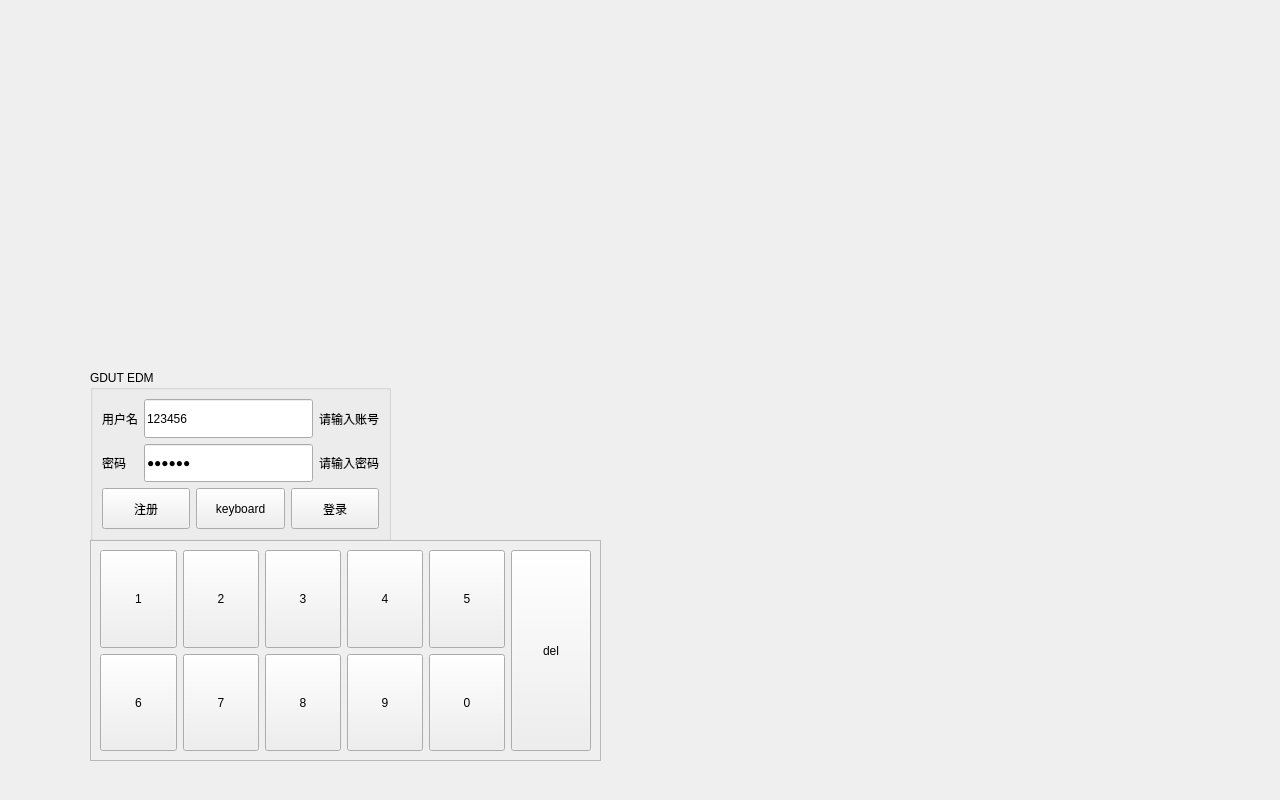
<?xml version="1.0" encoding="UTF-8"?>
<ui version="4.0">
 <class>sign</class>
 <widget class="QWidget" name="sign">
  <property name="geometry">
   <rect>
    <x>0</x>
    <y>0</y>
    <width>1280</width>
    <height>800</height>
   </rect>
  </property>
  <property name="windowTitle">
   <string>Form</string>
  </property>
  <property name="styleSheet">
   <string notr="true">#sign{border-image: url(:/build-AxesCNC-Desktop_Qt_5_13_2_MSVC2017_32bit-Debug/timg.jpeg);}</string>
  </property>
  <widget class="QGroupBox" name="groupBox">
   <property name="geometry">
    <rect>
     <x>90</x>
     <y>370</y>
     <width>301</width>
     <height>171</height>
    </rect>
   </property>
   <property name="styleSheet">
    <string notr="true"/>
   </property>
   <property name="title">
    <string>GDUT EDM</string>
   </property>
   <layout class="QVBoxLayout" name="verticalLayout" stretch="2,1">
    <item>
     <layout class="QGridLayout" name="gridLayout">
      <item row="1" column="0" colspan="2">
       <widget class="QLabel" name="passwdlabel">
        <property name="text">
         <string>密码</string>
        </property>
       </widget>
      </item>
      <item row="0" column="0" colspan="2">
       <widget class="QLabel" name="usernamelabel">
        <property name="text">
         <string>用户名</string>
        </property>
       </widget>
      </item>
      <item row="1" column="2">
       <widget class="QLineEdit" name="passwdlineEdit">
        <property name="sizePolicy">
         <sizepolicy hsizetype="Expanding" vsizetype="MinimumExpanding">
          <horstretch>0</horstretch>
          <verstretch>0</verstretch>
         </sizepolicy>
        </property>
        <property name="text">
         <string>111111</string>
        </property>
        <property name="echoMode">
         <enum>QLineEdit::Password</enum>
        </property>
       </widget>
      </item>
      <item row="0" column="2">
       <widget class="QLineEdit" name="usernamelineEdit">
        <property name="sizePolicy">
         <sizepolicy hsizetype="Expanding" vsizetype="MinimumExpanding">
          <horstretch>0</horstretch>
          <verstretch>0</verstretch>
         </sizepolicy>
        </property>
        <property name="text">
         <string>123456</string>
        </property>
       </widget>
      </item>
      <item row="0" column="3">
       <widget class="QLabel" name="LB_tis1">
        <property name="text">
         <string>请输入账号</string>
        </property>
       </widget>
      </item>
      <item row="1" column="3">
       <widget class="QLabel" name="LB_tis1_2">
        <property name="text">
         <string>请输入密码</string>
        </property>
       </widget>
      </item>
     </layout>
    </item>
    <item>
     <layout class="QHBoxLayout" name="horizontalLayout">
      <item>
       <widget class="QPushButton" name="signpushButton_2">
        <property name="sizePolicy">
         <sizepolicy hsizetype="Minimum" vsizetype="Preferred">
          <horstretch>0</horstretch>
          <verstretch>0</verstretch>
         </sizepolicy>
        </property>
        <property name="focusPolicy">
         <enum>Qt::NoFocus</enum>
        </property>
        <property name="text">
         <string>注册</string>
        </property>
       </widget>
      </item>
      <item>
       <widget class="QPushButton" name="signpushButton_3">
        <property name="sizePolicy">
         <sizepolicy hsizetype="Minimum" vsizetype="Preferred">
          <horstretch>0</horstretch>
          <verstretch>0</verstretch>
         </sizepolicy>
        </property>
        <property name="focusPolicy">
         <enum>Qt::NoFocus</enum>
        </property>
        <property name="text">
         <string>keyboard</string>
        </property>
       </widget>
      </item>
      <item>
       <widget class="QPushButton" name="signpushButton">
        <property name="sizePolicy">
         <sizepolicy hsizetype="Minimum" vsizetype="Preferred">
          <horstretch>0</horstretch>
          <verstretch>0</verstretch>
         </sizepolicy>
        </property>
        <property name="focusPolicy">
         <enum>Qt::NoFocus</enum>
        </property>
        <property name="text">
         <string>登录</string>
        </property>
       </widget>
      </item>
     </layout>
    </item>
   </layout>
  </widget>
  <widget class="QFrame" name="frame_z">
   <property name="geometry">
    <rect>
     <x>90</x>
     <y>540</y>
     <width>511</width>
     <height>221</height>
    </rect>
   </property>
   <property name="frameShape">
    <enum>QFrame::StyledPanel</enum>
   </property>
   <property name="frameShadow">
    <enum>QFrame::Raised</enum>
   </property>
   <layout class="QVBoxLayout" name="verticalLayout_2">
    <item>
     <layout class="QHBoxLayout" name="hl_6" stretch="0,1">
      <item>
       <layout class="QVBoxLayout" name="verticalLayout_3">
        <item>
         <layout class="QHBoxLayout" name="horizontalLayout_7">
          <item>
           <widget class="QPushButton" name="BT_1">
            <property name="sizePolicy">
             <sizepolicy hsizetype="Preferred" vsizetype="Preferred">
              <horstretch>0</horstretch>
              <verstretch>0</verstretch>
             </sizepolicy>
            </property>
            <property name="focusPolicy">
             <enum>Qt::NoFocus</enum>
            </property>
            <property name="text">
             <string>1</string>
            </property>
           </widget>
          </item>
          <item>
           <widget class="QPushButton" name="BT_2">
            <property name="sizePolicy">
             <sizepolicy hsizetype="Preferred" vsizetype="Preferred">
              <horstretch>0</horstretch>
              <verstretch>0</verstretch>
             </sizepolicy>
            </property>
            <property name="focusPolicy">
             <enum>Qt::NoFocus</enum>
            </property>
            <property name="text">
             <string>2</string>
            </property>
           </widget>
          </item>
          <item>
           <widget class="QPushButton" name="BT_3">
            <property name="sizePolicy">
             <sizepolicy hsizetype="Preferred" vsizetype="Preferred">
              <horstretch>0</horstretch>
              <verstretch>0</verstretch>
             </sizepolicy>
            </property>
            <property name="focusPolicy">
             <enum>Qt::NoFocus</enum>
            </property>
            <property name="text">
             <string>3</string>
            </property>
           </widget>
          </item>
          <item>
           <widget class="QPushButton" name="BT_4">
            <property name="sizePolicy">
             <sizepolicy hsizetype="Preferred" vsizetype="Preferred">
              <horstretch>0</horstretch>
              <verstretch>0</verstretch>
             </sizepolicy>
            </property>
            <property name="focusPolicy">
             <enum>Qt::NoFocus</enum>
            </property>
            <property name="text">
             <string>4</string>
            </property>
           </widget>
          </item>
          <item>
           <widget class="QPushButton" name="BT_5">
            <property name="sizePolicy">
             <sizepolicy hsizetype="Preferred" vsizetype="Preferred">
              <horstretch>0</horstretch>
              <verstretch>0</verstretch>
             </sizepolicy>
            </property>
            <property name="focusPolicy">
             <enum>Qt::NoFocus</enum>
            </property>
            <property name="text">
             <string>5</string>
            </property>
           </widget>
          </item>
         </layout>
        </item>
        <item>
         <layout class="QHBoxLayout" name="horizontalLayout_8">
          <item>
           <widget class="QPushButton" name="BT_6">
            <property name="sizePolicy">
             <sizepolicy hsizetype="Preferred" vsizetype="Preferred">
              <horstretch>0</horstretch>
              <verstretch>0</verstretch>
             </sizepolicy>
            </property>
            <property name="focusPolicy">
             <enum>Qt::NoFocus</enum>
            </property>
            <property name="text">
             <string>6</string>
            </property>
           </widget>
          </item>
          <item>
           <widget class="QPushButton" name="BT_7">
            <property name="sizePolicy">
             <sizepolicy hsizetype="Preferred" vsizetype="Preferred">
              <horstretch>0</horstretch>
              <verstretch>0</verstretch>
             </sizepolicy>
            </property>
            <property name="focusPolicy">
             <enum>Qt::NoFocus</enum>
            </property>
            <property name="text">
             <string>7</string>
            </property>
           </widget>
          </item>
          <item>
           <widget class="QPushButton" name="BT_8">
            <property name="sizePolicy">
             <sizepolicy hsizetype="Preferred" vsizetype="Preferred">
              <horstretch>0</horstretch>
              <verstretch>0</verstretch>
             </sizepolicy>
            </property>
            <property name="focusPolicy">
             <enum>Qt::NoFocus</enum>
            </property>
            <property name="text">
             <string>8</string>
            </property>
           </widget>
          </item>
          <item>
           <widget class="QPushButton" name="BT_9">
            <property name="sizePolicy">
             <sizepolicy hsizetype="Preferred" vsizetype="Preferred">
              <horstretch>0</horstretch>
              <verstretch>0</verstretch>
             </sizepolicy>
            </property>
            <property name="focusPolicy">
             <enum>Qt::NoFocus</enum>
            </property>
            <property name="text">
             <string>9</string>
            </property>
           </widget>
          </item>
          <item>
           <widget class="QPushButton" name="BT_0">
            <property name="sizePolicy">
             <sizepolicy hsizetype="Preferred" vsizetype="Preferred">
              <horstretch>0</horstretch>
              <verstretch>0</verstretch>
             </sizepolicy>
            </property>
            <property name="font">
             <font>
              <pointsize>9</pointsize>
             </font>
            </property>
            <property name="focusPolicy">
             <enum>Qt::NoFocus</enum>
            </property>
            <property name="text">
             <string>0</string>
            </property>
           </widget>
          </item>
         </layout>
        </item>
       </layout>
      </item>
      <item>
       <widget class="QPushButton" name="BT_del">
        <property name="sizePolicy">
         <sizepolicy hsizetype="Preferred" vsizetype="Preferred">
          <horstretch>0</horstretch>
          <verstretch>0</verstretch>
         </sizepolicy>
        </property>
        <property name="focusPolicy">
         <enum>Qt::NoFocus</enum>
        </property>
        <property name="text">
         <string>del</string>
        </property>
       </widget>
      </item>
     </layout>
    </item>
   </layout>
  </widget>
 </widget>
 <resources/>
 <connections/>
</ui>
